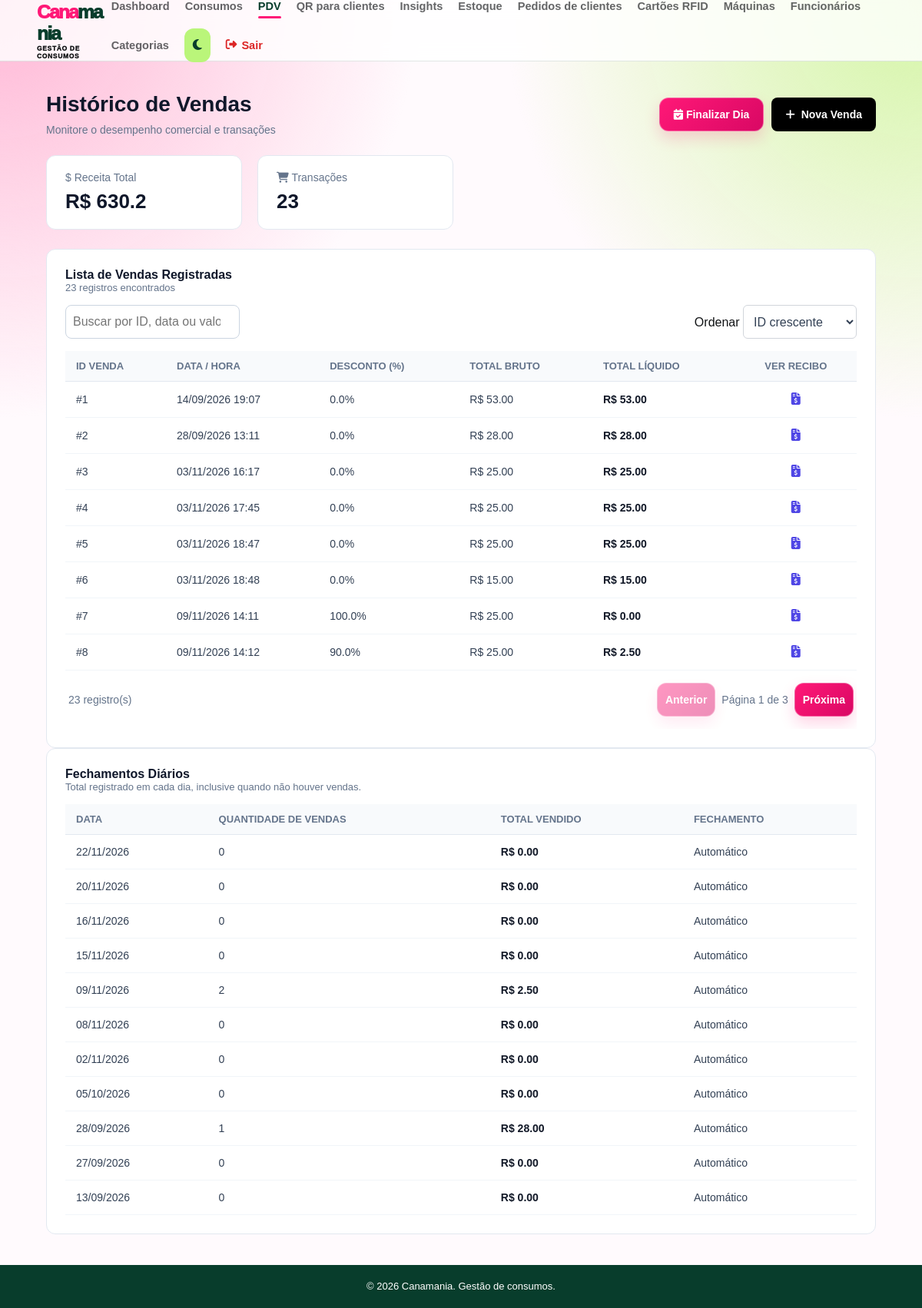
Page /pdv/historico (signed in) on the committed database.
### app/models/venda.py (models this page shows, shortened)
class Venda(Base):
    __tablename__ = "vendas"
    id         = Column(Integer, primary_key=True, index=True)
    cliente_id = Column(
        Integer,
        ForeignKey("clientes.id", ondelete="SET NULL"),
        nullable=True
    )
    usuario_id = Column(
        Integer,
        ForeignKey("usuarios.id", ondelete="SET NULL"),
        nullable=True
    )
    desconto_percentual = Column(Float, nullable=False, default=0.0)
    total_bruto  = Column(Float, nullable=False, default=0.0)
    total_liquido = Column(Float, nullable=False, default=0.0)
    observacao = Column(String(255), nullable=True)
    forma_pagamento = Column(String(30), nullable=True)
    valor_pagamento_1 = Column(Float, nullable=True)
    forma_pagamento_2 = Column(String(30), nullable=True)
    valor_pagamento_2 = Column(Float, nullable=True)
    criado_em = Column(DateTime, server_default=func.now())
    cliente = relationship("Cliente", back_populates="vendas")
    usuario = relationship("Usuario", backref="vendas")
    itens   = relationship(
        "ItemVenda",
        back_populates="venda",
        cascade="all, delete-orphan"  # deleta itens se a venda for deletada
    )

class FechamentoDiario(Base):
    __tablename__ = "fechamentos_diarios"
    id = Column(Integer, primary_key=True, index=True)
    data = Column(Date, nullable=False, unique=True, index=True)
    total_vendido = Column(Float, nullable=False, default=0.0)
    quantidade_vendas = Column(Integer, nullable=False, default=0)
    fechado_em = Column(DateTime, nullable=False, server_default=func.now())
    fechado_automaticamente = Column(Boolean, nullable=False, default=False)

### app/controllers/pdv_controller.py (the view)
@router.get("/historico")
def historico_vendas(
    request: Request,
    db: Session = Depends(get_db),
    usuario = Depends(get_usuario_logado)
):
    vendas = (
        db.query(Venda)
        .order_by(Venda.criado_em.desc())
        .limit(100)
        .all()
    )
    produtos = (
        db.query(Produto)
        .filter(Produto.ativo == True)
        .order_by(Produto.nome)
        .all()
    )
    fechamentos = (
        db.query(FechamentoDiario)
        .order_by(FechamentoDiario.data.desc())
        .limit(100)
        .all()
    )
    tamanhos = ordenar_tamanhos(db.query(Tamanho).filter(Tamanho.ativo == True).all())
    return templates.TemplateResponse(
        request,
        "pdv/historico.html",
        {
            "request": request,
            "usuario": usuario,
            "vendas": vendas,
            "produtos": produtos,
            "fechamentos": fechamentos,
            "tamanhos": tamanhos,
        }
    )

### app/templates/pdv/historico.html (shortened to what this page needs)
<!DOCTYPE html>
<html lang="pt-br">
<head>
    <link rel="stylesheet" href="{{ url_for('static', path='css/vendas.css') }}">
    <link rel="stylesheet" href="/static/css/listagem.css">
    <link rel="stylesheet" href="https://cdnjs.cloudflare.com/ajax/libs/font-awesome/6.5.2/css/all.min.css">
</head>
<body>
    {% include "partials/navbar.html" %}
    <div class="vendas-container-main">
        <div class="header-vendas">
            <div>
                <h1>Histórico de Vendas</h1>
                <p>Monitore o desempenho comercial e transações</p>
            </div>
            <div class="acoes-historico">
                <form action="/pdv/finalizar-dia" method="POST" id="form-finalizar-dia">
                    <button class="btn-finalizar-dia" type="submit" id="btn-finalizar-dia">
                        <i class="fa-solid fa-calendar-check"></i> Finalizar Dia
                    </button>
                </form>
                <a class="btn-nova-venda" href="/pdv/">
                    <i class="fa-solid fa-plus"></i> Nova Venda
                </a>
            </div>
        </div>
        <div class="indicadores-grid">
            <div class="card-indicador">
                <div class="card-header-ind">
                    <span>$ Receita Total</span>
                </div>
                <h2>R$ {{ vendas | map(attribute='total_liquido') | sum | round(2) }}</h2>
            </div>
            <div class="card-indicador">
                <div class="card-header-ind">
                    <span><i class="fa-solid fa-cart-shopping"></i> Transações</span>
                </div>
                <h2>{{ vendas | length }}</h2>
            </div>
        </div>
        <div class="card-historico">
            <h3>Lista de Vendas Registradas</h3>
            <p class="sub-contador">{{ vendas | length }} registros encontrados</p>
            <div class="listagem-acoes"><input id="busca-vendas" class="listagem-ordem" type="search" placeholder="Buscar por ID, data ou valor"><label>Ordenar <select id="ordem-vendas" class="listagem-ordem"><option value="asc">ID crescente</option><option value="desc">ID decrescente</option></select></label></div>
            <div class="tabela-container">
                <table class="tabela-vendas" data-listagem data-busca="#busca-vendas" data-ordem="#ordem-vendas" data-por-pagina="8">
                    <thead>
                        <tr>
                            <th>ID VENDA</th>
                            <th>DATA / HORA</th>
                            <th>DESCONTO (%)</th>
                            <th>TOTAL BRUTO</th>
                            <th>TOTAL LÍQUIDO</th>
                            <th style="text-align: center;">VER RECIBO</th>
                        </tr>
                    </thead>
                    <tbody id="corpo-historico-vendas">
                        {% for venda in vendas %}
                        <tr class="linha-venda-tabela" data-id="{{ venda.id }}">
                            <td>#{{ venda.id }}</td>
                            <td>{{ venda.criado_em.strftime('%d/%m/%Y %H:%M') }}</td>
                            <td>{{ venda.desconto_percentual }}%</td>
                            <td>R$ {{ "%.2f"|format(venda.total_bruto) }}</td>
                            <td style="font-weight: bold; color: #111827;">R$ {{ "%.2f"|format(venda.total_liquido) }}</td>
                            <td style="text-align: center;">
                                <a href="/pdv/venda/{{ venda.id }}" style="color: #4f46e5; font-size: 16px;">
                                    <i class="fa-solid fa-file-invoice-dollar"></i>
                                </a>
                            </td>
                        </tr>
                        {% endfor %}
                    </tbody>
                </table>
            </div>
        </div>
        <div class="card-historico">
            <h3>Fechamentos Diários</h3>
            <p class="sub-contador">Total registrado em cada dia, inclusive quando não houver vendas.</p>
            <div class="tabela-container">
                <table class="tabela-vendas">
                    <thead>
                        <tr>
                            <th>DATA</th>
                            <th>QUANTIDADE DE VENDAS</th>
                            <th>TOTAL VENDIDO</th>
                            <th>FECHAMENTO</th>
                        </tr>
                    </thead>
                    <tbody>
                        {% for fechamento in fechamentos %}
                        <tr>
                            <td>{{ fechamento.data.strftime('%d/%m/%Y') }}</td>
                            <td>{{ fechamento.quantidade_vendas }}</td>
                            <td style="font-weight: bold; color: #111827;">R$ {{ "%.2f"|format(fechamento.total_vendido) }}</td>
                            <td>{{ 'Automático' if fechamento.fechado_automaticamente else 'Manual' }}</td>
                        </tr>
                        {% else %}
                        <tr>
                            <td colspan="4" style="text-align: center; color: #94a3b8; padding: 30px;">Nenhum dia foi finalizado ainda.</td>
                        </tr>
                        {% endfor %}
                    </tbody>
                </table>
            </div>
        </div>
    </div>
    <footer class="main-footer"><p>&copy; 2026 Canamania. Gestão de consumos.</p></footer>
</body>
</html>

### app/static/css/vendas.css (style rules this page uses)
* { margin: 0; padding: 0; box-sizing: border-box; }
body { font-family: -apple-system, BlinkMacSystemFont, "Segoe UI", Roboto, Helvetica, Arial, sans-serif; min-height: 100vh; display: flex; flex-direction: column; background-color: #f8fafc; }
.vendas-container-main { flex: 1; padding: 40px 60px; width: 100%; max-width: 1400px; margin: 0 auto; }
.header-vendas { display: flex; justify-content: space-between; align-items: center; margin-bottom: 25px; }
.header-vendas h1 { font-size: 28px; color: #0f172a; font-weight: 700; }
.header-vendas p { color: #64748b; font-size: 14px; margin-top: 9px; }
.btn-nova-venda { padding: 10px 18px; background-color: #000000; color: white; border: none; border-radius: 6px; font-weight: 600; font-size: 14px; cursor: pointer; display: flex; align-items: center; gap: 8px; transition: background 0.2s; }
.acoes-historico { display: flex; gap: 10px; }
.btn-finalizar-dia { padding: 10px 18px; background-color: #059669; color: white; border: none; border-radius: 6px; font-weight: 600; font-size: 14px; cursor: pointer; }
.indicadores-grid { display: grid; grid-template-columns: repeat(4, 1fr); gap: 20px; margin-bottom: 25px; }
.card-indicador { background: white; padding: 20px 24px; border-radius: 12px; border: 1px solid #e2e8f0; }
.card-header-ind { color: #64748b; font-size: 14px; margin-bottom: 8px; font-weight: 500; }
.card-indicador h2 { font-size: 26px; color: #0f172a; font-weight: 700; }
.card-historico { background: white; padding: 24px; border-radius: 12px; border: 1px solid #e2e8f0; }
.card-historico h3 { font-size: 16px; color: #0f172a; font-weight: 700; }
.sub-contador { font-size: 13px; color: #64748b; margin-bottom: 15px; }
.tabela-container { width: 100%; overflow-x: auto; }
.tabela-vendas { width: 100%; border-collapse: collapse; text-align: left; }
.tabela-vendas th { padding: 12px 14px; color: #64748b; font-size: 13px; font-weight: 600; border-bottom: 1px solid #e2e8f0; background: #f8fafc; }
.tabela-vendas td { padding: 14px; border-bottom: 1px solid #f1f5f9; color: #334155; font-size: 14px; }
.main-footer { width: 100%; background-color: #09145c; padding: 20px; text-align: center; color: white; font-size: 13px; margin-top: auto; }

### app/static/css/listagem.css (style rules this page uses)
.listagem-acoes { display:flex;align-items:center;justify-content:space-between;gap:12px;flex-wrap:wrap;margin:0 0 16px }
.listagem-ordem { border:1px solid #d1d5db;border-radius:6px;padding:9px;background:#fff;color:#334155 }

### app/static/css/base.css (style rules this page uses)
:root { --cana-pink:#ff1877;--cana-lime:#baf57a;--cana-green:#083d2c;--cana-ink:#111315;--cana-bg:#fffafd;--cana-surface:#fff }
* { box-sizing: border-box; }
body { min-height: 100vh; margin: 0; display: flex; flex-direction: column; font-family: Arial, sans-serif; background-color: var(--cana-bg); color: var(--cana-ink); transition: background .3s,color .3s; }
.main-footer { width:100%; margin-top:auto; background:var(--cana-green); color:#fff; text-align:center; padding:18px 24px; font-size:13px; }
.main-footer p { margin:0; color:inherit; }
:is(button,.btn-create,.btn-novo-produto,.btn-primario,.btn-add-carrinho-pdv,.btn-salvar-venda-final,.btn-ver-ranking,.filiais-heading a) { border-radius:12px!important;transition:transform .2s ease,background .2s ease,box-shadow .2s ease,color .2s ease!important }
:is(button,.btn-create,.btn-novo-produto,.btn-primario,.btn-add-carrinho-pdv,.btn-salvar-venda-final):not(.theme-toggle) { background:linear-gradient(135deg,#ff1877,#d90864)!important;color:#fff!important;border:1px solid rgba(255,255,255,.34)!important;box-shadow:0 9px 19px rgba(255,24,119,.18) }
:is(button,.btn-create,.btn-novo-produto,.btn-primario,.btn-add-carrinho-pdv,.btn-salvar-venda-final):not(:disabled):hover { transform:translateY(-2px);background:linear-gradient(135deg,#c9085a,#083d2c)!important;box-shadow:0 13px 25px rgba(8,61,44,.2) }
.produtos-container-main,.vendas-container-main,.dashboard,.armarios-page { width:min(1400px,calc(100% - 48px))!important;margin-inline:auto!important;padding:44px 0 64px!important }

### app/static/css/footer.css (style rules this page uses)
.main-footer { width: 100%; flex: 0 0 auto; margin-top: auto; padding: 18px 24px; background: #083d2c; color: #fff; text-align: center; font: 13px/1.5 Arial, sans-serif; }
.main-footer p { margin: 0; color: inherit; }

### app/static/css/theme-accents.css (style rules this page uses)
body::before { content: ""; position: fixed; inset: 0; z-index: -1; pointer-events: none; background-image: radial-gradient(circle at 0 0, #ffb7d5 0, transparent 34rem), radial-gradient(circle at 100% 0, #d4f5a5 0, transparent 34rem); }

### rows in the picture
Venda: id "8", criado_em "09/11/2026 14:12", desconto_percentual "90.0", total_bruto "25.00", total_liquido "2.50"
Venda: id "7", criado_em "09/11/2026 14:11", desconto_percentual "100.0", total_bruto "25.00", total_liquido "0.00"
Venda: id "6", criado_em "03/11/2026 18:48", desconto_percentual "0.0", total_bruto "15.00", total_liquido "15.00"
Venda: id "5", criado_em "03/11/2026 18:47", desconto_percentual "0.0", total_bruto "25.00", total_liquido "25.00"
Venda: id "4", criado_em "03/11/2026 17:45", desconto_percentual "0.0", total_bruto "25.00", total_liquido "25.00"
Venda: id "3", criado_em "03/11/2026 16:17", desconto_percentual "0.0", total_bruto "25.00", total_liquido "25.00"
Venda: id "2", criado_em "28/09/2026 13:11", desconto_percentual "0.0", total_bruto "28.00", total_liquido "28.00"
Venda: id "1", criado_em "14/09/2026 19:07", desconto_percentual "0.0", total_bruto "53.00", total_liquido "53.00"
FechamentoDiario: data "22/11/2026", quantidade_vendas "0", total_vendido "0.00", fechado_automaticamente "Automático"
FechamentoDiario: data "20/11/2026", quantidade_vendas "0", total_vendido "0.00", fechado_automaticamente "Automático"
FechamentoDiario: data "16/11/2026", quantidade_vendas "0", total_vendido "0.00", fechado_automaticamente "Automático"
FechamentoDiario: data "15/11/2026", quantidade_vendas "0", total_vendido "0.00", fechado_automaticamente "Automático"
FechamentoDiario: data "09/11/2026", quantidade_vendas "2", total_vendido "2.50", fechado_automaticamente "Automático"
FechamentoDiario: data "08/11/2026", quantidade_vendas "0", total_vendido "0.00", fechado_automaticamente "Automático"
FechamentoDiario: data "02/11/2026", quantidade_vendas "0", total_vendido "0.00", fechado_automaticamente "Automático"
FechamentoDiario: data "05/10/2026", quantidade_vendas "0", total_vendido "0.00", fechado_automaticamente "Automático"
FechamentoDiario: data "28/09/2026", quantidade_vendas "1", total_vendido "28.00", fechado_automaticamente "Automático"
FechamentoDiario: data "27/09/2026", quantidade_vendas "0", total_vendido "0.00", fechado_automaticamente "Automático"
FechamentoDiario: data "13/09/2026", quantidade_vendas "0", total_vendido "0.00", fechado_automaticamente "Automático"

### other values in the picture
{{ vendas | map(attribute='total_liquido') | sum | round(2) }} "630.2"
{{ vendas | length }} "23"
